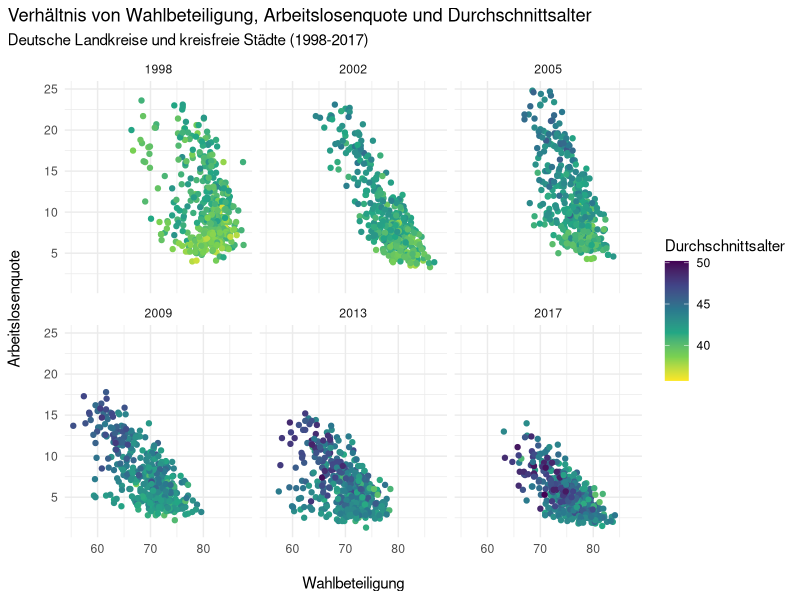
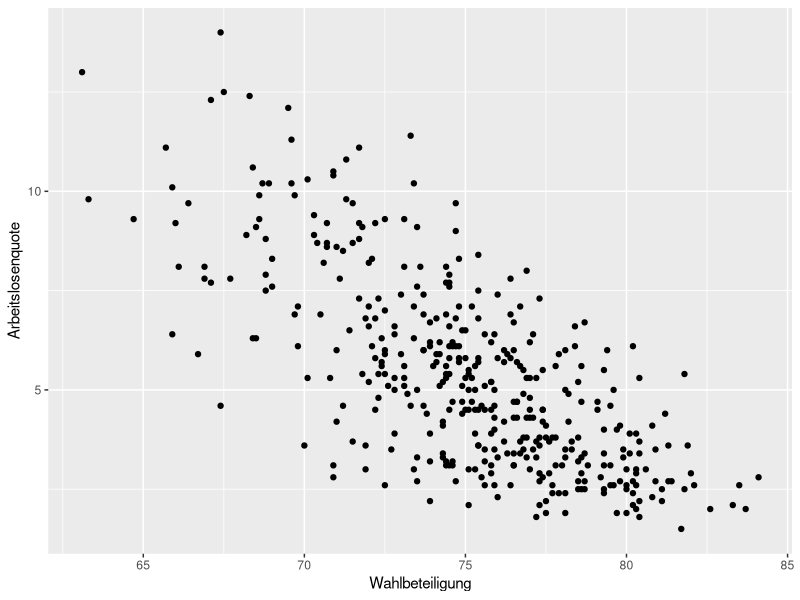
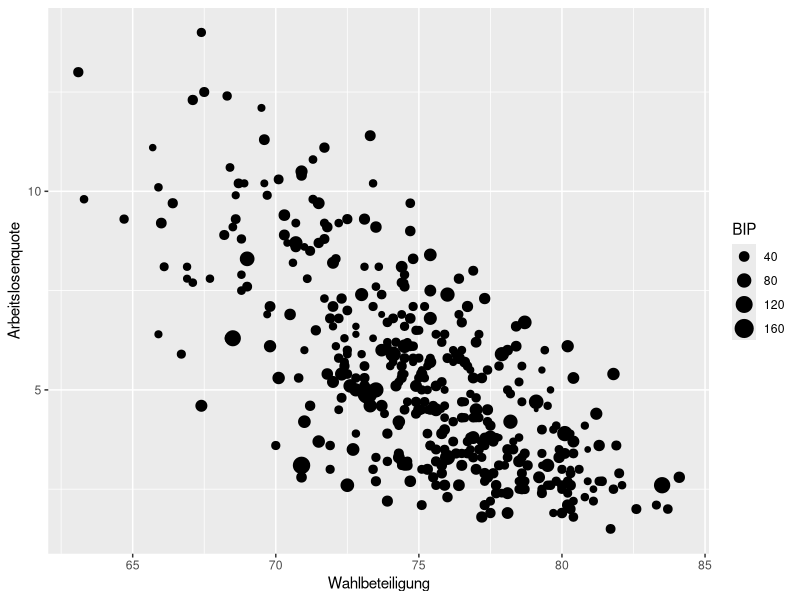
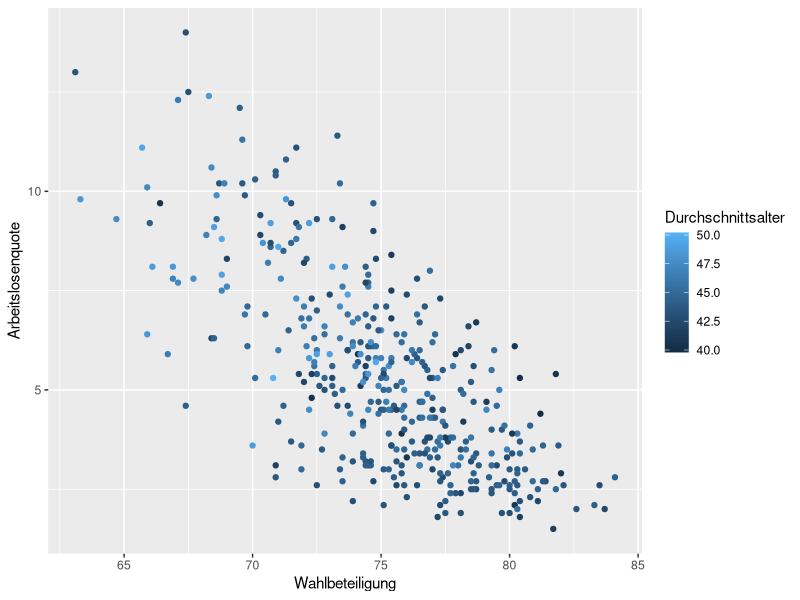
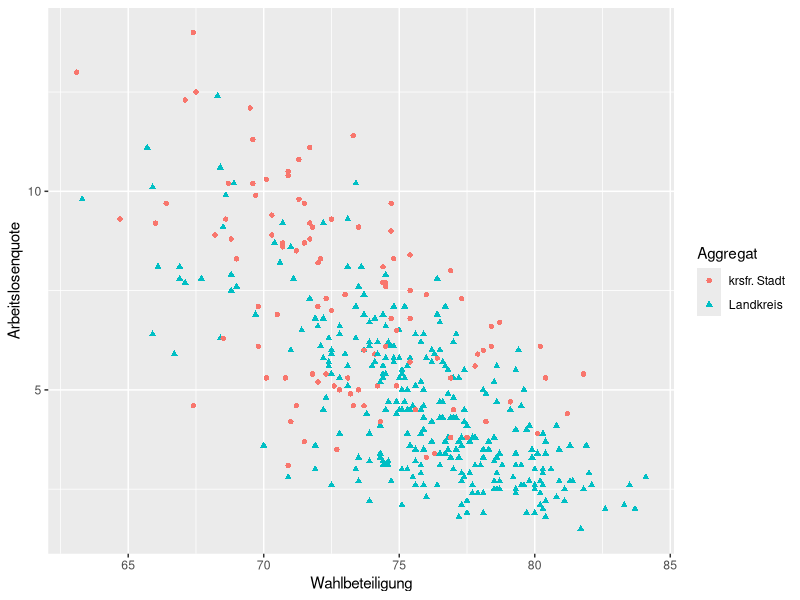
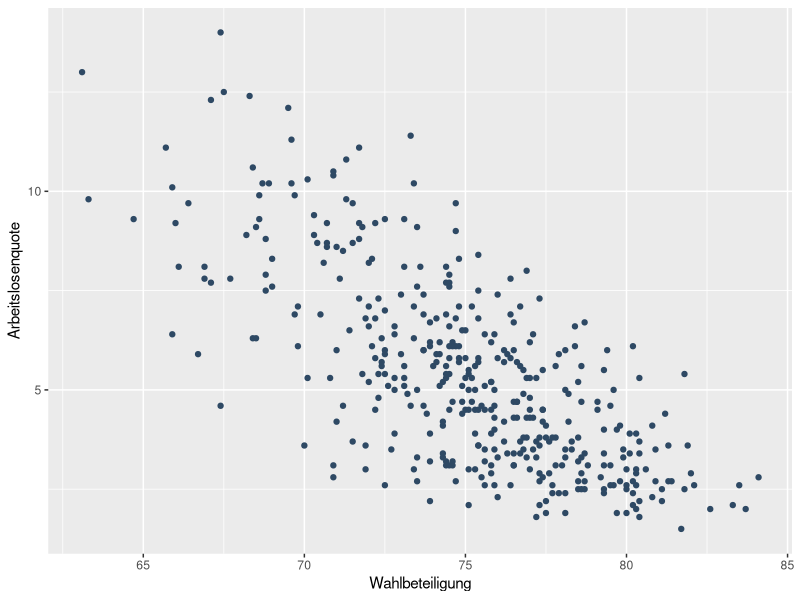
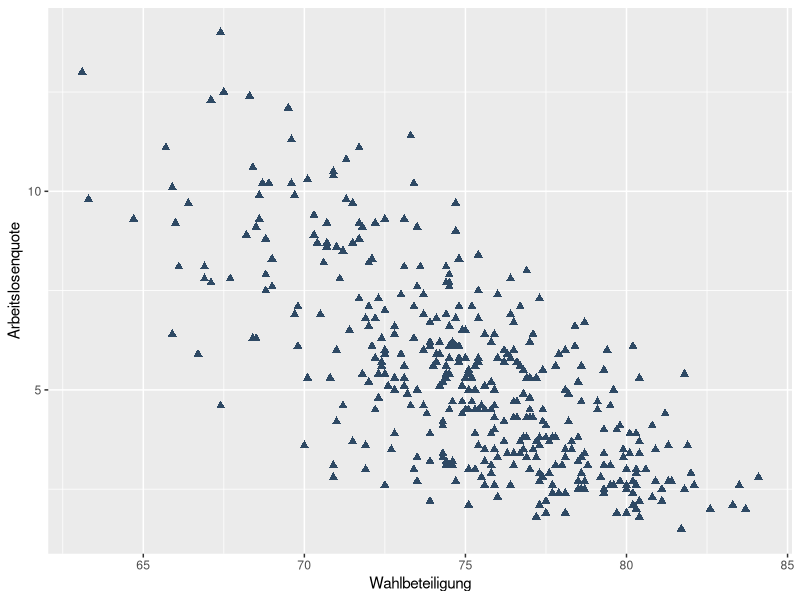
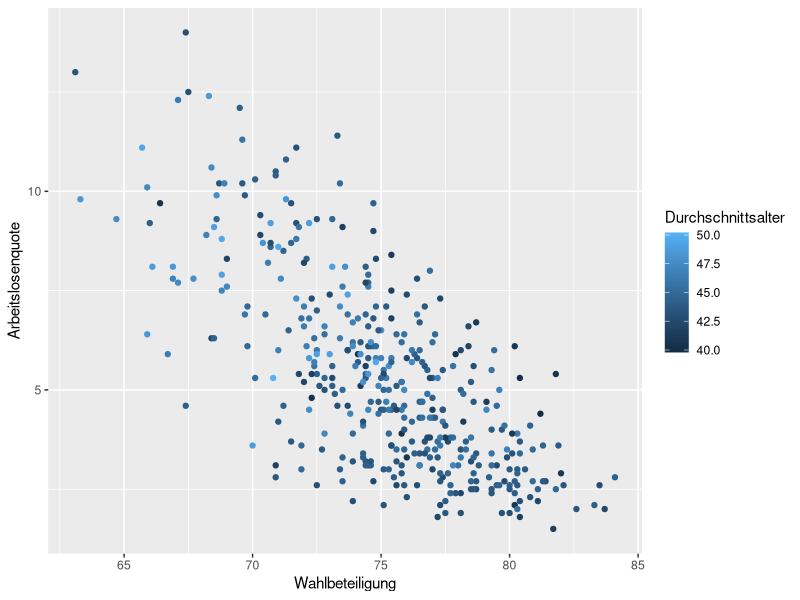

Write R code to recreate these figures, in order.
## ---- chunk 1
knitr::opts_chunk$set(message=FALSE,warning=FALSE, cache=TRUE)
## ---- chunk 2
library(tidyverse)

data <- read_csv('daten_beispiele/Landkreise_merged.csv')

data %>% 
  filter(!is.na(Wahlbeteiligung)) %>% 
  ggplot(aes(x = Wahlbeteiligung, y = Arbeitslosenquote,
             col = Durchschnittsalter)) + 
  geom_point() +
  scale_color_viridis_c(direction = -1) +
  facet_wrap(~Jahr) +
  labs(title = "Verhältnis von Wahlbeteiligung, Arbeitslosenquote und Durchschnittsalter",
       subtitle = "Deutsche Landkreise und kreisfreie Städte (1998-2017)",
       x = "\nWahlbeteiligung",
       y = "Arbeitslosenquote\n") +
  theme_minimal() +
  theme(plot.title.position = 'plot')
## ---- chunk 3
library(tidyverse)

# Laden der Daten
landkreise <-
  read_csv('daten_beispiele/Landkreise_merged.csv') %>% 
  filter(Jahr == 2017)

glimpse(data)
## ---- chunk 4
ggplot(data = landkreise,
       mapping = aes(x = Wahlbeteiligung, 
                     y = Arbeitslosenquote)) +
geom_point()
## ---- chunk 5
landkreise %>% 
  ggplot(aes(x = Wahlbeteiligung, 
             y = Arbeitslosenquote,
             size = BIP)) +
  geom_point()
## ---- chunk 6
landkreise %>%
  ggplot(aes(x = Wahlbeteiligung, 
             y = Arbeitslosenquote,
             color = Durchschnittsalter)) +
  geom_point()
## ---- chunk 7
landkreise %>% 
  ggplot(aes(x = Wahlbeteiligung, 
             y = Arbeitslosenquote,
             shape = Aggregat,
             color = Aggregat)) +
  geom_point()
## ---- chunk 8
landkreise %>% 
  ggplot(aes(x = Wahlbeteiligung, 
             y = Arbeitslosenquote)) +
  geom_point(color = "#2e4964")
## ---- chunk 9
landkreise %>% 
  ggplot(aes(x = Wahlbeteiligung, 
             y = Arbeitslosenquote)) +
  geom_point(color = "#2e4964",
             size = 2,
             shape = 17)
## ---- chunk 10
landkreise %>% 
  ggplot(aes(x = Wahlbeteiligung, 
             y = Arbeitslosenquote,
             color = Durchschnittsalter)) +
  geom_point()
## ---- chunk 11
data %>% 
  filter(Raumeinheit %in% c("Elbe-Elster",
                            "Oberspreewald-Lausitz",
                            "Prignitz", "Spree-Neiße",
                            "Vogtlandkreis"),
         !is.na(Arbeitslosenquote)) %>% 
  ggplot(aes(x = Jahr,
             y = Arbeitslosenquote,
             col = Raumeinheit)) +
  geom_line(size = 1.0)
## ---- chunk 12
data %>% 
  filter(Raumeinheit %in% c("Elbe-Elster",
                            "Oberspreewald-Lausitz",
                            "Prignitz", "Spree-Neiße",
                            "Vogtlandkreis"),
         Jahr == 1998) %>% 
  ggplot(aes(x = Raumeinheit,
             y = Arbeitslosenquote)) +
  geom_bar(stat = "identity")
## ---- chunk 13
data %>% 
  filter(!is.na(Arbeitslosenquote)) %>% 
  ggplot(aes(x = Jahr, y = Arbeitslosenquote,
             group = Jahr)) +
  geom_boxplot()
## ---- chunk 14
data %>% 
  filter(Jahr == 2017) %>% 
  ggplot(aes(x = Wahlbeteiligung, 
             y = Arbeitslosenquote)) +
  geom_point() +
  geom_smooth(method = "lm",
              color = "black")
## ---- chunk 15
data %>% 
  filter(Jahr == 2017) %>% 
  ggplot(aes(x = Wahlbeteiligung, 
             y = Arbeitslosenquote,
             group = Aggregat,
             col = Aggregat)) +
  geom_point() +
  geom_smooth(method = "lm")
## ---- chunk 16
landkreise %>% 
  ggplot(aes(x = Wahlbeteiligung, 
             y = Arbeitslosenquote,
             color = Durchschnittsalter)) +
  geom_point() +
  theme_classic()
## ---- chunk 17
landkreise %>% 
  ggplot(aes(x = Wahlbeteiligung, 
             y = Arbeitslosenquote,
             color = Durchschnittsalter)) +
  geom_point() +
  theme_bw()
## ---- chunk 18
landkreise %>% 
  ggplot(aes(x = Wahlbeteiligung, 
             y = Arbeitslosenquote,
             color = Durchschnittsalter)) +
  geom_point() +
  theme_minimal()
## ---- chunk 19
landkreise %>% 
  ggplot(aes(x = Wahlbeteiligung, 
             y = Arbeitslosenquote,
             color = Durchschnittsalter)) +
  geom_point(size = 2) +
  theme_minimal(base_size = 14) +
  # plot.background setzt den Hintergrund hinter dem Plot fest
  theme(plot.background = element_rect(fill = "grey80", color = "grey80"),
        # Hier werden die gridlines entfernt
        panel.grid.major = element_blank(), 
        panel.grid.minor = element_blank(),
        # Hier wird die Legende entfernt
        legend.position = "none")
## ---- chunk 20
theme_set(theme_minimal()) 
theme_update(axis.title.y = 
               element_text(margin = margin(t = 0, r = 10, b = 0, l = 0)),
             axis.title.x = 
               element_text(margin = margin(t = 10, r = 0, b = 0, l = 0)),
             plot.title.position = 'plot')

landkreise %>% 
  ggplot(aes(x = Wahlbeteiligung, 
             y = Arbeitslosenquote)) +
  geom_point(color = "#2e4964") +
  labs(x = "Wahlbeteiligung (in%)",
       y = "Arbeitslosenquote (in %)",
       title = "Verhältnis von Arbeitslosigkeit und Wahlbeteiligung",
       subtitle = "Kreisfreie Städte und Landkreise in Deutschland (2017)")
## ---- chunk 21
data %>% 
  filter(Jahr == 2017) %>% 
  ggplot(aes(x = Wahlbeteiligung, y = Arbeitslosenquote, label = Raumeinheit)) +
  geom_text() +
  labs(x = "Wahlbeteiligung (in%)",
       y = "Arbeitslosenquote (in %)",
       title = "Verhältnis von Arbeitslosigkeit und Wahlbeteiligung",
       subtitle = "Kreisfreie Städte und Landkreise in Deutschland (2017)")
## ---- chunk 22
data %>% 
  filter(Jahr == 2017) %>% 
  ggplot(aes(x = Wahlbeteiligung, y = Arbeitslosenquote)) +
  geom_point(color = "grey80",
             size = 2.0) +
  geom_point(data = subset(data,
                           BIP > 92.5 & Jahr == 2017),
             color = "#2e4964",
             size = 2.0) +
  ggrepel::geom_text_repel(data = subset(data,
                                         BIP > 92.5 & Jahr == 2017),
                           aes(label = Raumeinheit),
                           size = 3.5) +
  labs(x = "Wahlbeteiligung (in%)",
       y = "Arbeitslosenquote (in %)",
       title = "Verhältnis von Arbeitslosigkeit und Wahlbeteiligung",
       subtitle = "Kreisfreie Städte und Landkreise in Deutschland (2017)")
## ---- chunk 23
data %>% 
  filter(!is.na(Wahlbeteiligung)) %>% 
  ggplot(aes(x = Wahlbeteiligung, y = Arbeitslosenquote)) + 
  geom_point() +
  facet_wrap(~Jahr) +
  labs(title = "Verhältnis von Wahlbeteiligung, Arbeitslosenquote und Durchschnittsalter",
       subtitle = "Deutsche Landkreise und kreisfreie Städte (1998-2017)",
       x = "\nWahlbeteiligung",
       y = "Arbeitslosenquote\n") +
  theme_minimal() +
  theme(plot.title.position = 'plot')
## ---- chunk 24
data %>% 
  filter(!is.na(Wahlbeteiligung)) %>% 
  ggplot(aes(x = Wahlbeteiligung, y = Arbeitslosenquote,
             col = Durchschnittsalter)) + 
  geom_point() +
  scale_color_viridis_c(direction = -1) +
  facet_wrap(~Jahr) +
  labs(title = "Verhältnis von Wahlbeteiligung, Arbeitslosenquote und Durchschnittsalter",
       subtitle = "Deutsche Landkreise und kreisfreie Städte (1998-2017)",
       x = "\nWahlbeteiligung",
       y = "Arbeitslosenquote\n") +
  theme_minimal() +
  theme(plot.title.position = 'plot')
